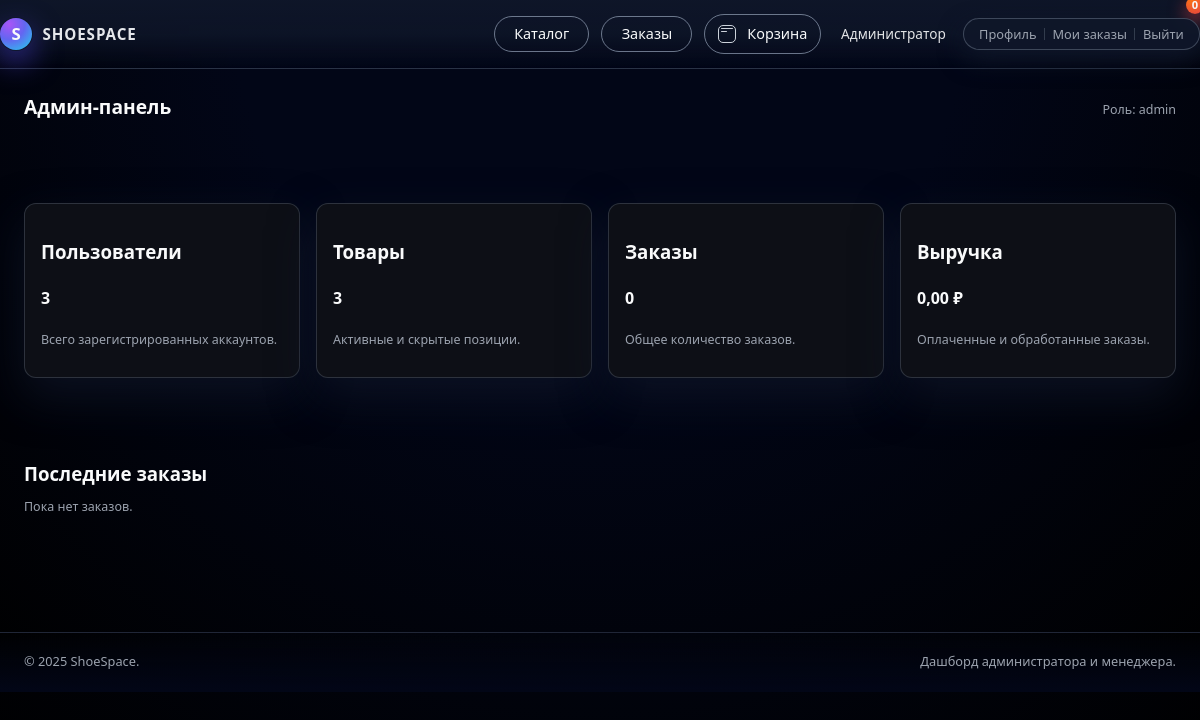
/admin/dashboard.php (signed in), run on an earlier commit of the app's database.
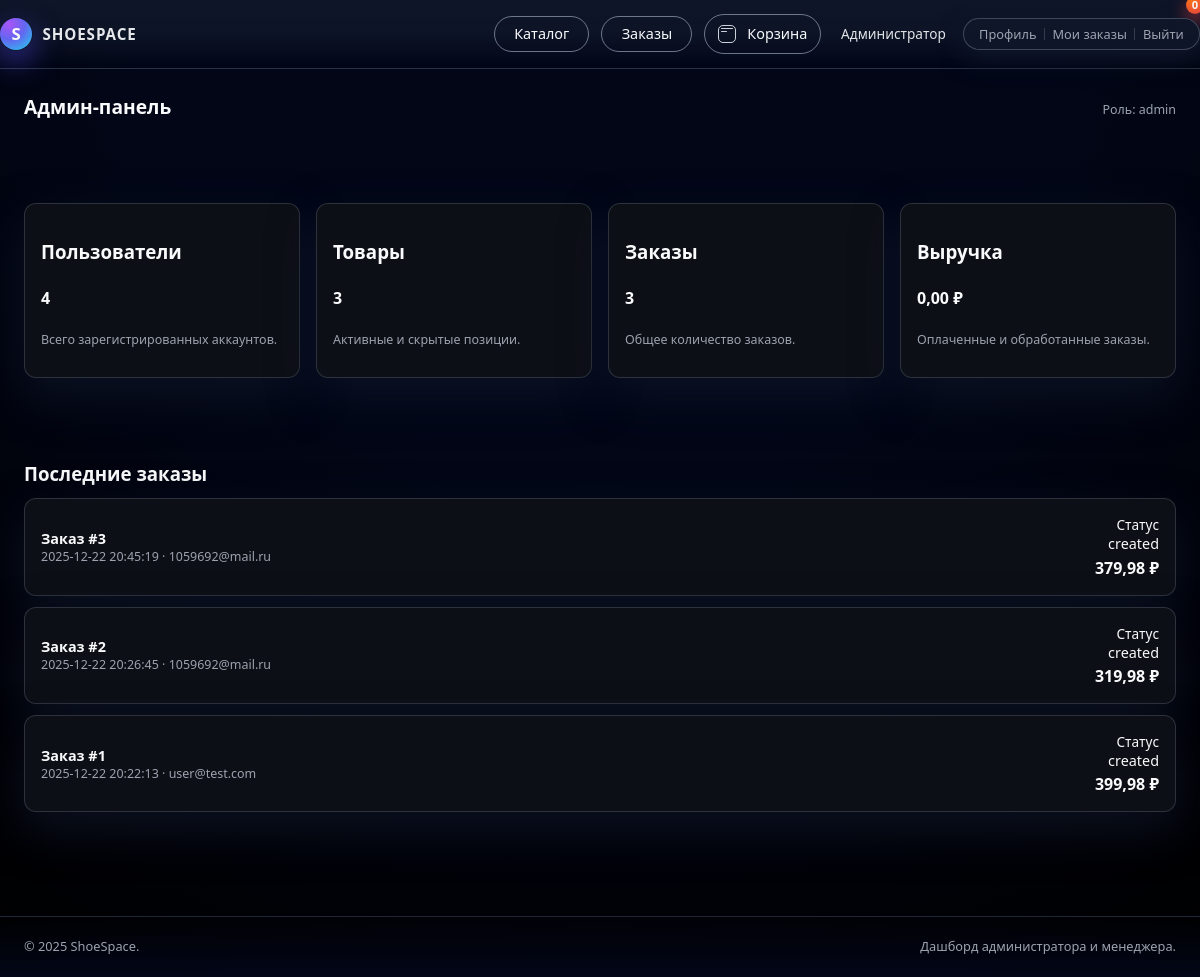
And on a later commit of the database.
### tables this page shows
CREATE TABLE orders (
            id INTEGER PRIMARY KEY AUTOINCREMENT,
            user_id INTEGER NOT NULL,
            total_amount REAL NOT NULL,
            status TEXT DEFAULT 'created',
            shipping_address TEXT,
            payment_method TEXT,
            created_at DATETIME DEFAULT CURRENT_TIMESTAMP
        );

CREATE TABLE users (
            id INTEGER PRIMARY KEY AUTOINCREMENT,
            email TEXT UNIQUE NOT NULL,
            password TEXT NOT NULL,
            name TEXT NOT NULL,
            phone TEXT,
            role TEXT CHECK(role IN ('admin','manager','user')) DEFAULT 'user',
            created_at DATETIME DEFAULT CURRENT_TIMESTAMP,
            updated_at DATETIME DEFAULT CURRENT_TIMESTAMP,
            is_blocked INTEGER DEFAULT 0
        );

### includes/auth.php (called while the page is built, shortened)
<?php
class Auth {
    private Database $db;
    public function __construct(Database $db)
    {
        $this->db = $db;
    }
    public function user(): ?array
    {
        $stmt = $this->db->query("SELECT * FROM users WHERE id = ?", [$_SESSION['user_id']]);
        $user = $stmt->fetch();
        return $user;
    }
}

### includes/database.php (called while the page is built, shortened)
<?php
class Database {
    private PDO $pdo;
    public function __construct()
    {
        $dsn = 'sqlite:' . DB_PATH;
        $this->pdo = new PDO($dsn);
        $this->pdo->setAttribute(PDO::ATTR_ERRMODE, PDO::ERRMODE_EXCEPTION);
        $this->pdo->setAttribute(PDO::ATTR_DEFAULT_FETCH_MODE, PDO::FETCH_ASSOC);
    }
    public function query(string $sql, array $params = []): PDOStatement
    {
        $stmt = $this->pdo->prepare($sql);
        $stmt->execute($params);
        return $stmt;
    }
}

### includes/functions.php (called while the page is built, shortened)
<?php
function h(string $value): string {
    return htmlspecialchars($value, ENT_QUOTES | ENT_SUBSTITUTE, 'UTF-8');
}

### admin/dashboard.php (the view, shortened to what this page needs)
<?php
require_once __DIR__ . '/../includes/init.php';
$auth->requireRole(['admin','manager']);
include __DIR__ . '/../navbar.php';
$stats = [
    'users'   => (int)$db->query("SELECT COUNT(*) AS c FROM users")->fetch()['c'],
    'orders'  => (int)$db->query("SELECT COUNT(*) AS c FROM orders")->fetch()['c'],
    'revenue' => (float)($db->query("SELECT SUM(total_amount) AS s FROM orders WHERE status IN ('paid','processing','shipped','delivered')")->fetch()['s'] ?? 0),
    'products'=> (int)$db->query("SELECT COUNT(*) AS c FROM products")->fetch()['c'],
];
$latestOrders = $db->query("
    SELECT o.*, u.email
    FROM orders o
    JOIN users u ON u.id = o.user_id
    ORDER BY o.created_at DESC
    LIMIT 5
")->fetchAll();
?>
<section class="section">
    <div class="container section-header">
        <h2>Админ-панель</h2>
        <span class="form-help">Роль: <?= h($user['role']) ?></span>
    </div>
</section>
<section class="section">
    <div class="container" style="display:grid; grid-template-columns:repeat(auto-fit,minmax(220px,1fr)); gap:1rem;">
        <article class="product-card">
            <h3>Пользователи</h3>
            <p class="product-price"><?= $stats['users'] ?></p>
            <p class="form-help">Всего зарегистрированных аккаунтов.</p>
        </article>
        <article class="product-card">
            <h3>Товары</h3>
            <p class="product-price"><?= $stats['products'] ?></p>
            <p class="form-help">Активные и скрытые позиции.</p>
        </article>
        <article class="product-card">
            <h3>Заказы</h3>
            <p class="product-price"><?= $stats['orders'] ?></p>
            <p class="form-help">Общее количество заказов.</p>
        </article>
        <article class="product-card">
            <h3>Выручка</h3>
            <p class="product-price">
                <?= number_format($stats['revenue'], 2, ',', ' ') ?> ₽
            </p>
            <p class="form-help">Оплаченные и обработанные заказы.</p>
        </article>
    </div>
</section>
<section class="section">
    <div class="container">
        <h3 style="margin-bottom:0.8rem;">Последние заказы</h3>
        <?php if (!$latestOrders): ?>
            <p class="form-help">Пока нет заказов.</p>
        <?php else: ?>
            <div style="display:flex; flex-direction:column; gap:0.7rem;">
                <?php foreach ($latestOrders as $order): ?>
                    <article class="product-card">
                        <div style="display:flex; justify-content:space-between; align-items:center;">
                            <div>
                                <div style="font-size:0.9rem; font-weight:600;">
                                    Заказ #<?= (int)$order['id'] ?>
                                </div>
                                <div class="form-help">
                                    <?= h($order['created_at']) ?> · <?= h($order['email']) ?>
                                </div>
                            </div>
                            <div style="text-align:right;">
                                <div style="font-size:0.85rem;">Статус</div>
                                <div style="font-size:0.9rem;"><?= h($order['status']) ?></div>
                                <div style="font-weight:600; margin-top:0.2rem;">
                                    <?= number_format($order['total_amount'], 2, ',', ' ') ?> ₽
                                </div>
                            </div>
                        </div>
                    </article>
                <?php endforeach; ?>
            </div>
        <?php endif; ?>
    </div>
</section>
</main>
<footer class="site-footer">
    <div class="container footer-inner">
        <span>&copy; <?= date('Y') ?> ShoeSpace.</span>
        <span>Дашборд администратора и менеджера.</span>
    </div>
</footer>
</body>
</html>

What changed in the data, as far as the page shows it:
added orders: user "4", id "3", created_at "2025-12-22 20:45:19", user.email "1059692@mail.ru", status "created", total_amount "379,98"
added orders: id "2", created_at "2025-12-22 20:26:45", user.email "1059692@mail.ru", status "created", total_amount "319,98"
added orders: id "1", created_at "2025-12-22 20:22:13", user.email "user@test.com", status "created", total_amount "399,98"
Also different on the page:
$stats['users']: "3" → (not shown)
$stats['products']: "3" → (not shown)
$stats['orders']: "0" → (not shown)
text no longer shown: "Пока нет заказов."
